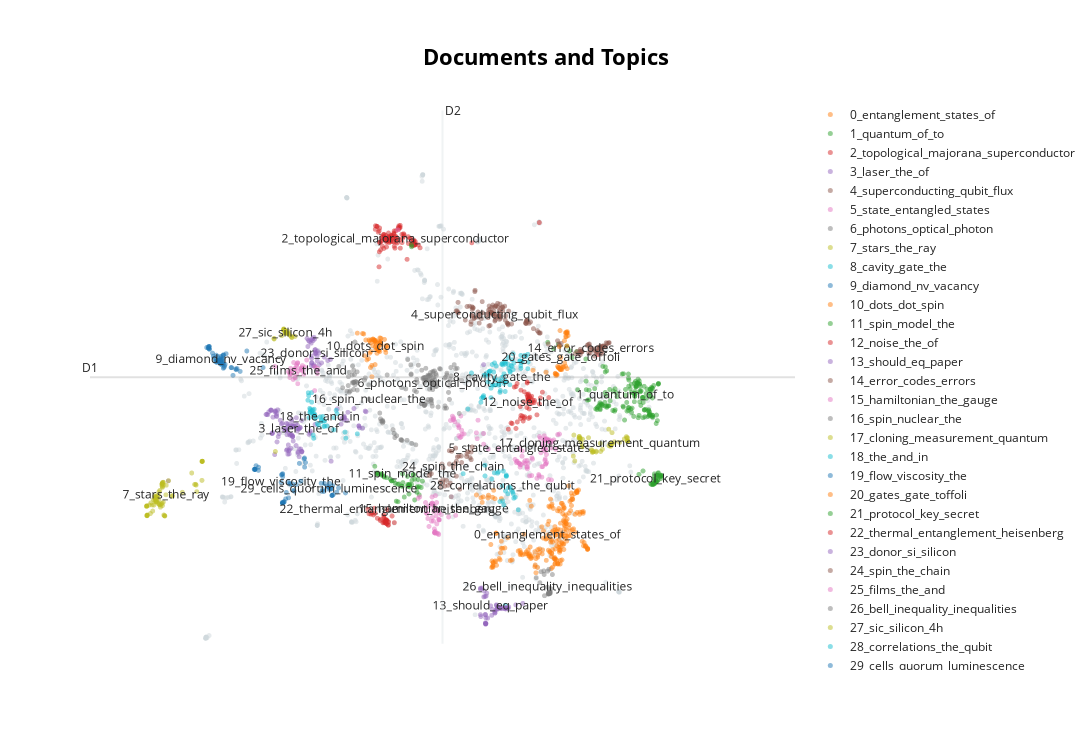

Write notebook code for a chart like this one.
### Markdown cell above
# 可视化

### Code cell
reduced_embeddings = UMAP(n_neighbors=10, n_components=2, min_dist=0.0, metric='cosine').fit_transform(embeddings)
topic_model.visualize_documents(docs, reduced_embeddings=reduced_embeddings)
